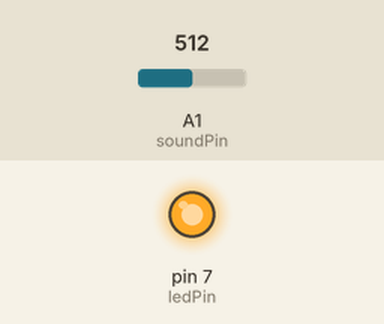
This sketch was run on a simulated Arduino Uno, built with avr-gcc and run on an emulated ATmega328P. Shown: output pins drawn as LEDs (lit = HIGH). Inputs (shaded band) come from the test bench; at power-on: A1 (soundPin) = 512.

Above: at 1.2 s.
1.3 s: A1 (soundPin) set to 12
2.8 s: A1 (soundPin) set to 9
At 4.0 s:
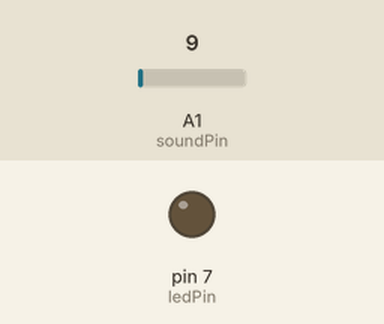
4.3 s: A1 (soundPin) set to 122
At 5.5 s:
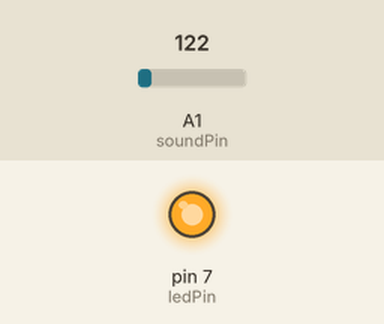
5.8 s: A1 (soundPin) set to 0
At 6.6 s:
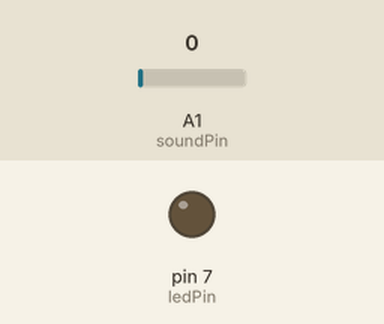
Timing chart, 0 to 8.3 s (numbered marks = the images above; inputs shaded):
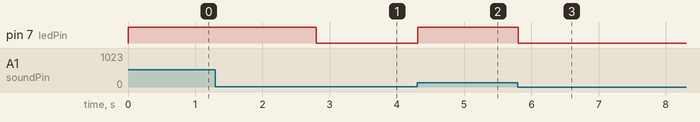

Measured:
- the behaviour switches between 11 and 10 on A1 (soundPin) (found by bisection; images 0 and 1)
- after the input at 1.3 s, every drawn part: stays the same
- after the input at 2.8 s, pin 7 (ledPin): HIGH → LOW at once
- after the input at 4.3 s, pin 7 (ledPin): LOW → HIGH at once
- after the input at 5.8 s, pin 7 (ledPin): HIGH → LOW at once

The sketch:

Grove_sound_sensor.ino
```cpp
int ledPin = 7;
int soundPin = 1;
int thresholdValue = 10; // the threshold to turn on or off the LED

void setup()
{
    pinMode(ledPin, OUTPUT);
    pinMode(soundPin, INPUT);
}

void loop()
{
    //read the sensorValue on Analog 0
    int sensorValue = analogRead(soundPin);

    if(sensorValue > thresholdValue)
      digitalWrite(ledPin,HIGH);
    else
      digitalWrite(ledPin,LOW);
     delay(10);

}
```
